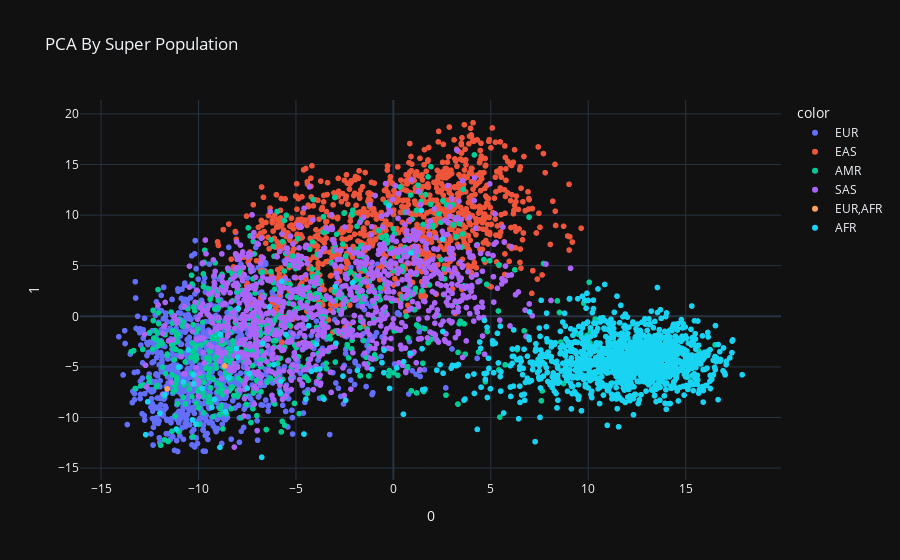

The code cell stored with this chart in its notebook:
### Code cell
fig = px.scatter(components, x=0, y=1, color=real_data_1000_genome["Superpopulation code"],
                 title="PCA By Super Population")
fig.show()

### Figure 1 — Plotly figure (JSON) as saved in the notebook; plotly's stock layout.template omitted (floating-point values rounded to 4 significant figures; data arrays with more than 128 entries replaced by an {"elided": "..."} marker saying what was removed)
{"data": [{"hovertemplate": "color=EUR<br>0=%{x}<br>1=%{y}<extra></extra>", "legendgroup": "EUR", "marker": {"color": "#636efa", "symbol": "circle"}, "mode": "markers", "name": "EUR", "showlegend": true, "x": {"elided": "1004 float values"}, "xaxis": "x", "y": {"elided": "1004 float values"}, "yaxis": "y", "type": "scattergl"}, {"hovertemplate": "color=EAS<br>0=%{x}<br>1=%{y}<extra></extra>", "legendgroup": "EAS", "marker": {"color": "#EF553B", "symbol": "circle"}, "mode": "markers", "name": "EAS", "showlegend": true, "x": {"elided": "1008 float values"}, "xaxis": "x", "y": {"elided": "1008 float values"}, "yaxis": "y", "type": "scattergl"}, {"hovertemplate": "color=AMR<br>0=%{x}<br>1=%{y}<extra></extra>", "legendgroup": "AMR", "marker": {"color": "#00cc96", "symbol": "circle"}, "mode": "markers", "name": "AMR", "showlegend": true, "x": {"elided": "694 float values"}, "xaxis": "x", "y": {"elided": "694 float values"}, "yaxis": "y", "type": "scattergl"}, {"hovertemplate": "color=SAS<br>0=%{x}<br>1=%{y}<extra></extra>", "legendgroup": "SAS", "marker": {"color": "#ab63fa", "symbol": "circle"}, "mode": "markers", "name": "SAS", "showlegend": true, "x": {"elided": "978 float values"}, "xaxis": "x", "y": {"elided": "978 float values"}, "yaxis": "y", "type": "scattergl"}, {"hovertemplate": "color=EUR,AFR<br>0=%{x}<br>1=%{y}<extra></extra>", "legendgroup": "EUR,AFR", "marker": {"color": "#FFA15A", "symbol": "circle"}, "mode": "markers", "name": "EUR,AFR", "showlegend": true, "x": [-8.651, -11.61], "xaxis": "x", "y": [-4.898, -7.17], "yaxis": "y", "type": "scattergl"}, {"hovertemplate": "color=AFR<br>0=%{x}<br>1=%{y}<extra></extra>", "legendgroup": "AFR", "marker": {"color": "#19d3f3", "symbol": "circle"}, "mode": "markers", "name": "AFR", "showlegend": true, "x": {"elided": "1322 float values"}, "xaxis": "x", "y": {"elided": "1322 float values"}, "yaxis": "y", "type": "scattergl"}], "layout": {"xaxis": {"anchor": "y", "domain": [0.0, 1.0], "title": {"text": "0"}}, "yaxis": {"anchor": "x", "domain": [0.0, 1.0], "title": {"text": "1"}}, "legend": {"title": {"text": "color"}, "tracegroupgap": 0}, "title": {"text": "PCA By Super Population"}}}
